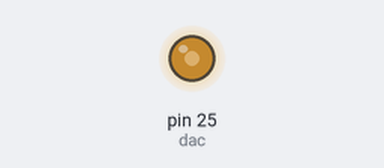
A program run on a simulated MicroPython board. On the bench: output pins drawn as LEDs (lit = HIGH). At 0.0 s the program stops and its outputs stay as they are.

Above: at 0.1 s.
Timing chart, 0 to 1.5 s (numbered marks = the images above):
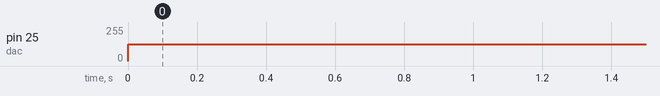

The program:

sample_micropython.py
```python
from machine import Pin, DAC

# Define the ADC range and voltage output range
adc_min = 0          # Minimum value of the input range
adc_max = 255       # Maximum value of the input range
voltage_min = 0.0    # Minimum voltage output
voltage_max = 3.3    # Maximum voltage output

# Pin connected to the DAC
dac_pin = 25

# Initialize the DAC
dac = DAC(Pin(dac_pin))

def map_value(value, in_min, in_max, out_min, out_max):
    # Function to map a value from one range to another
    return (value - in_min) * (out_max - out_min) / (in_max - in_min) + out_min

def set_voltage(voltage):
    # Set the voltage output on the DAC and call the map_value function
    dac_value = int(map_value(voltage, voltage_min, voltage_max, adc_min, adc_max))
    dac.write(dac_value)

# Sample test of my code written before the python script that supplies values is ready
# Convert input value (0 to 255) to corresponding voltage output (0V to 3.3V)
input_value = 50
voltage_output = map_value(input_value, 0, 100, voltage_min, voltage_max)
set_voltage(voltage_output)
```

Measured:
- by itself, pin 25 (dac): 0/255 → 127/255 at 0.00 s
